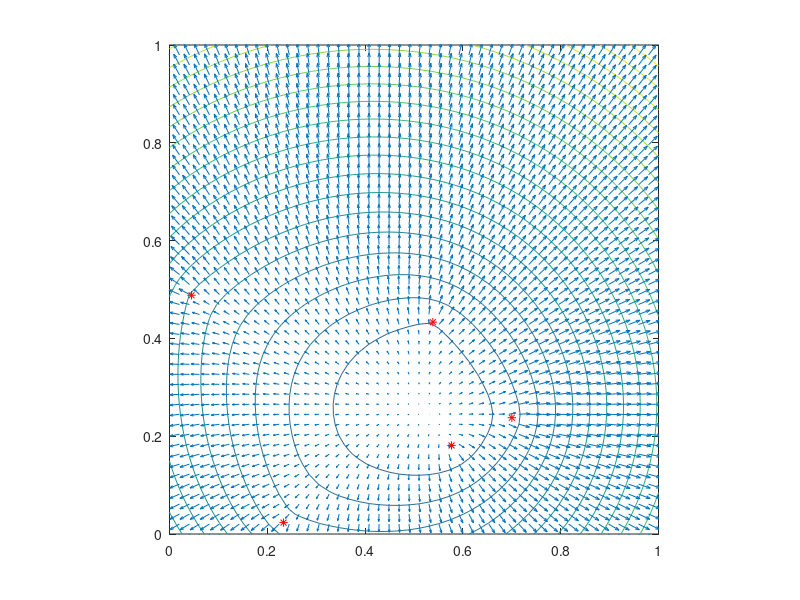

MATLAB code for this plot: (Note: this script raises an error after producing the figure.)
d = 2; 
n = 5; 

x = rand(d, n); 

f = @(z) sum(vecnorm(x-repmat(z, 1, n))); 
df = @(z) sum((repmat(z, 1, n) - x)./repmat(vecnorm(x-repmat(z, 1, n)), d, 1),2); 
N = 50; 
t = linspace(0, 1, N); 
[X, Y] = meshgrid(t, t); 

fplot = @(x, y) f([x;y]); 
dfplot = @(x, y, j) df([x;y]); 
Z = arrayfun(fplot, X, Y);
G = zeros(N, N, d); 

for i= 1:N
    for j = 1:N 
        G(i,j,:) = dfplot(X(i, j), Y(i, j));
    end
end 
contour(X, Y, Z, 20); 
axis equal 
hold on; 
quiver(X, Y, G(:,:,1), G(:,:,2)); 
plot(x(1, :), x(2, :), 'r*');


MAXITER = 1000; 
EPS = 1e-8; 
x0 = [1;1]; 

%[xk, iteraciones, XSKS, FXKS] = BusquedaLinea(x0, f, df, df, MAXITER, EPS, "SR1"); 
delta_hat = 0.25; 
etha = 1e-2; % \in (0, 1/4)
[xk, iteraciones, XSKS, FXKS] = RegConf(f, df, x0, "dogleg", "BFGS", delta_hat, etha, EPS, MAXITER, []); 

plot(XSKS(1,:),XSKS(2,:),'k*--')
xk 
iteraciones